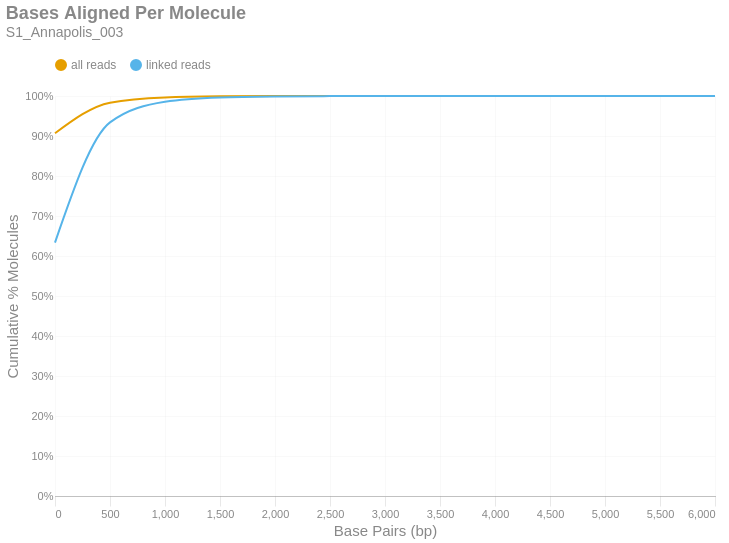

Notebook cell for this chart:
### Markdown cell above
### Bases Aligned Per Molecule
This is a cumulative frequency distribution showing the number of base pairs aligned per unique molecule. These data are shown in 500 bp bins. There are two distributions: one with `all reads` (yellow) and another with only `linked reads` (blue). The percent of molecules in the `linked reads` distribution is relative to the total number of linked molecules.

### Code cell
if SKIPLR:
    print_html(f"Skipped")
else:
    binned_df = consolidated_hist(valids['aligned_bp'], mask, 500, True)
    with SafeRender(binned_df):
        (
            density_plot(binned_df, 'Bases Aligned Per Molecule', samplename, 'basesper')
            .encode(
                x=alt.X('bin:Q', title="Base Pairs (bp)").axis(tickMinStep=500).scale(padding=0),
                y=alt.Y('value:Q', title='Cumulative % Molecules')
                    .axis(format='%')
                    .scale(domain = [0,1])
                    .stack(False),
                color=alt.Color("key:N").scale(domain = ["all reads", "linked reads"]),
                tooltip = [
                    alt.Tooltip("key:N", title = "Data Type"),
                    alt.Tooltip("range_label:N", title="Bases Aligned Per Molecule"),
                    alt.Tooltip("value:Q", format = ".2%", title="% Molecules (Cum.)")
                ]
            )
        ).display()

### Figure 1 — Vega-Lite specification as saved in the notebook (floating-point values rounded to 4 significant figures)
{"width": "container", "height": 400, "config": {"title": {"anchor": "start", "dy": -15, "fontSize": 18, "color": "#888888", "subtitleColor": "#888888", "subtitleFontSize": 14}, "arc": {"fill": "#0072B2"}, "axis": {"domainColor": "#888888", "domainWidth": 0.5, "gridWidth": 0.2, "grid": false, "titleFontWeight": 400, "titleFontSize": 15, "labelFontSize": 11, "labelColor": "#888888", "tickColor": "#888888", "tickWidth": 0.2, "titleColor": "#888888"}, "axisBand": {"grid": false}, "axisX": {"grid": true, "tickSize": 10, "domainCap": "round"}, "axisY": {"domain": false, "grid": true, "tickSize": 0, "domainCap": "round"}, "background": "transparent", "header": {"labelFontSize": 15, "labelColor": "#888888", "titleFontSize": 15, "titleFontWeight": 600, "titleColor": "#888888"}, "legend": {"labelFont": "sans-serif", "labelFontSize": 12, "labelColor": "#888888", "symbolSize": 100, "symbolType": "circle", "titleFontSize": 12, "titlePadding": 10, "titleColor": "#888888", "title": null, "orient": "top"}, "range": {"category": ["#E69F00", "#56B4E9", "#009E73", "#F0E442", "#0072B2", "#D55E00", "#CC79A7", "#000000"], "diverging": ["#cfe8f3", "#a2d4ec", "#73bfe2", "#46abdb", "#1696d2", "#12719e"]}, "area": {"fill": "#0072B2", "fillOpacity": 0.7, "line": true, "strokeOpacity": 0.7}, "line": {"color": "#0072B2", "stroke": "#0072B2", "strokeWidth": 2}, "trail": {"color": "#0072B2", "stroke": "#0072B2", "strokeWidth": 0, "size": 1}, "point": {"filled": true, "fillOpacity": 1.0, "size": 95}, "text": {"color": "#888888", "fontSize": 11, "align": "right", "fontWeight": 400, "size": 11}, "bar": {"fill": "#0072B2", "stroke": null}, "view": {"stroke": null, "continuousWidth": 660, "continuousHeight": 400}}, "data": {"name": "data-f89103890e1e2c520b6bdba435dd726a"}, "mark": {"type": "line", "interpolate": "monotone", "point": {"opacity": 0, "size": 275}}, "encoding": {"color": {"field": "key", "scale": {"domain": ["all reads", "linked reads"]}, "type": "nominal"}, "tooltip": [{"field": "key", "title": "Data Type", "type": "nominal"}, {"field": "range_label", "title": "Bases Aligned Per Molecule", "type": "nominal"}, {"field": "value", "format": ".2%", "title": "% Molecules (Cum.)", "type": "quantitative"}], "x": {"axis": {"tickMinStep": 500}, "field": "bin", "scale": {"padding": 0}, "title": "Base Pairs (bp)", "type": "quantitative"}, "y": {"axis": {"format": "%"}, "field": "value", "scale": {"domain": [0, 1]}, "stack": false, "title": "Cumulative % Molecules", "type": "quantitative"}}, "params": [{"name": "param_c36ac31b6afebe62", "select": {"type": "point", "fields": ["key"]}, "bind": "legend"}], "title": {"text": "Bases Aligned Per Molecule", "subtitle": "S1_Annapolis_003"}, "transform": [{"fold": ["all reads (cumsum)", "linked reads (cumsum)"]}, {"calculate": "replace(datum.key, ' (cumsum)', '')", "as": "key"}, {"filter": {"param": "param_c36ac31b6afebe62"}}], "usermeta": {"embedOptions": {"downloadFileName": "S1_Annapolis_003.basesper"}}, "$schema": "https://vega.github.io/schema/vega-lite/v6.1.0.json", "datasets": {"data-f89103890e1e2c520b6bdba435dd726a": [{"bin": "0.0", "interval": "0.0-500.0", "all reads": 0.9069, "linked reads": 0.6336, "all reads (cumsum)": 0.9069, "linked reads (cumsum)": 0.6336, "range_label": "0-499"}, {"bin": "500.0", "interval": "500.0-1000.0", "all reads": 0.07646, "linked reads": 0.3004, "all reads (cumsum)": 0.9834, "linked reads (cumsum)": 0.934, "range_label": "500-999"}, {"bin": "1000.0", "interval": "1000.0-1500.0", "all reads": 0.01305, "linked reads": 0.05177, "all reads (cumsum)": 0.9964, "linked reads (cumsum)": 0.9857, "range_label": "1000-1499"}, {"bin": "1500.0", "interval": "1500.0-2000.0", "all reads": 0.002703, "linked reads": 0.01074, "all reads (cumsum)": 0.9991, "linked reads (cumsum)": 0.9965, "range_label": "1500-1999"}, {"bin": "2000.0", "interval": "2000.0-2500.0", "all reads": 0.000648, "linked reads": 0.002576, "all reads (cumsum)": 0.9998, "linked reads (cumsum)": 0.9991, "range_label": "2000-2499"}, {"bin": "2500.0", "interval": "2500.0-3000.0", "all reads": 0.0001644, "linked reads": 0.0006535, "all reads (cumsum)": 0.9999, "linked reads (cumsum)": 0.9997, "range_label": "2500-2999"}, {"bin": "3000.0", "interval": "3000.0-3500.0", "all reads": 4.729e-05, "linked reads": 0.000188, "all reads (cumsum)": 1.0, "linked reads (cumsum)": 0.9999, "range_label": "3000-3499"}, {"bin": "3500.0", "interval": "3500.0-4000.0", "all reads": 1.663e-05, "linked reads": 6.612e-05, "all reads (cumsum)": 1.0, "linked reads (cumsum)": 1.0, "range_label": "3500-3999"}, {"bin": "4000.0", "interval": "4000.0-4500.0", "all reads": 4.412e-06, "linked reads": 1.754e-05, "all reads (cumsum)": 1.0, "linked reads (cumsum)": 1.0, "range_label": "4000-4499"}, {"bin": "4500.0", "interval": "4500.0-5000.0", "all reads": 2.376e-06, "linked reads": 9.445e-06, "all reads (cumsum)": 1.0, "linked reads (cumsum)": 1.0, "range_label": "4500-4999"}, {"bin": "5000.0", "interval": "5000.0-5500.0", "all reads": 5.657e-07, "linked reads": 2.249e-06, "all reads (cumsum)": 1.0, "linked reads (cumsum)": 1.0, "range_label": "5000-5499"}, {"bin": "5500.0", "interval": "5500.0-6000.0", "all reads": 2.263e-07, "linked reads": 8.995e-07, "all reads (cumsum)": 1.0, "linked reads (cumsum)": 1.0, "range_label": "5500-5999"}, {"bin": "6000.0", "interval": "6000.0-6500.0", "all reads": 1.131e-07, "linked reads": 4.498e-07, "all reads (cumsum)": 1.0, "linked reads (cumsum)": 1.0, "range_label": "6000-6499"}]}}
